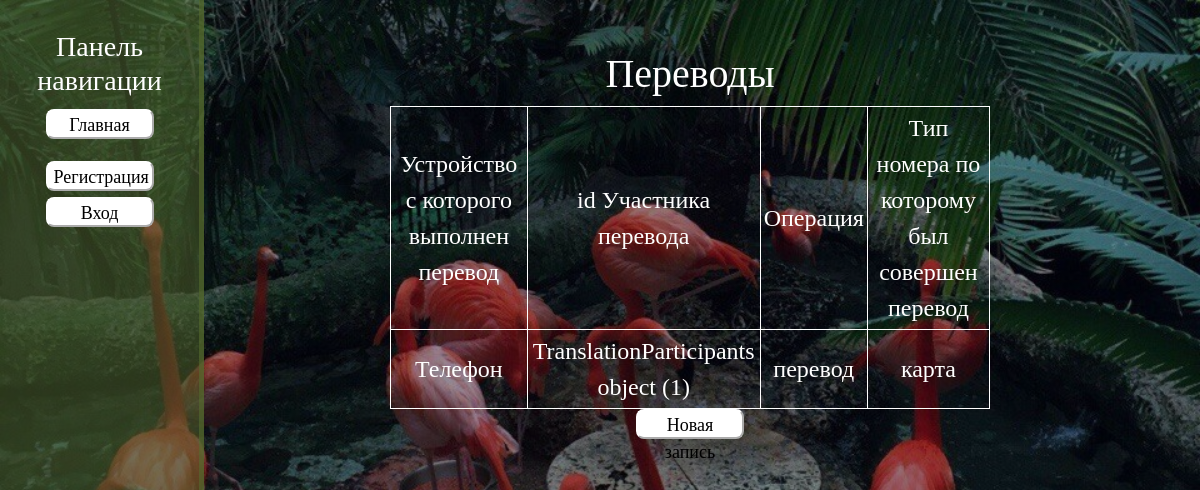
The app's page /output/4 with its own data.
### main/models.py (models this page shows, shortened)
class Translation(models.Model):
    STATUS_CHOICES = (
        ('draft', 'Draft'),
        ('published', 'Published'),
    )
    device = models.CharField(max_length=30)
    participant_id = models.ForeignKey(TranslationParticipants, on_delete=models.CASCADE)
    operation = models.CharField(max_length=30)
    number_type = models.CharField(max_length=30)

class TranslationParticipants(models.Model):
    STATUS_CHOICES = (
        ('draft', 'Draft'),
        ('published', 'Published'),
    )
    name = models.CharField(max_length=30)
    surname = models.CharField(max_length=30)
    patronymic = models.CharField(max_length=30)
    phone_number = models.CharField(max_length=11)
    operation = models.CharField(max_length=30)

### main/views.py (the view)
# urls.py: path('output/<int:idx>', views.output, name='output'),
def output(request, idx):
    paths = ['TranslationParticipants/trans_participants.html', 'Card/card.html', 'Operations/operations.html',
             'PersonalData/personal_data.html', 'Translations/translation.html', 'Bank/bank.html']
    models = [TranslationParticipants, Card, Operations, PersonalData, Translation, Bank]
    attributes = models[idx].objects.all()
    return render(request, 'main/' + paths[idx],
                  {'attributes': attributes, 'role': get_role(request.user)})

### main/views.py (called while the page is built, shortened)
def get_role(user):
    template = ""
    return template

### main/templates/main/Translations/translation.html (shortened to what this page needs)
{% extends 'main/navigation.html' %}
{% block content %}
    <div class="features">
        <h1>Переводы</h1>
        <table align="center">
        <tr>
          <td align="center">Устройство с которого выполнен перевод</td>
          <td align="center">id Участника перевода</td>
          <td align="center">Операция</td>
          <td align="center">Тип номера по которому был совершен перевод</td>
          </tr>
        {% for el in attributes %}
            <tr>
                <td>{{ el.device }}</td>
                <td>{{ el.participant_id }}</td>
                <td>{{ el.operation }}</td>
                <td>{{ el.number_type }}</td>
             </tr>
        {% endfor %}
        </table>
        <a href="{% url 'create' idx=4 %}"><li><button>Новая запись</button></li></a>
    </div>
{% endblock %}

### main/static/main/css/main.css (style rules this page uses)
body { background: linear-gradient(rgba(0,0,0,0.4), rgba(0,0,0,0.4)), url('../img/bgrnd.jpg'); background-repeat: no-repeat; background-size: cover; background-attachment: fixed; background-position: top; color: #fff; font-family: Gabriola; font-size: 2vw; }
main .features { float: left; margin-left: 20vw; margin-top: 50px; text-align: center; width: 75%; }
TABLE { width: 50vw; border-collapse: collapse; }
TD, TH { padding: 3px; border: 1px solid white; }
li { list-style-type: none; }
button { font-size: 1.5vw; width: 9vw; height: 2.5vw; text-align: center; border-radius: 8px; border-color: white; background-color: white; font-family: Gabriola; }

### records on screen
Translation: device "Телефон", participant_id "TranslationParticipants object (1)", operation "перевод", number_type "карта"
